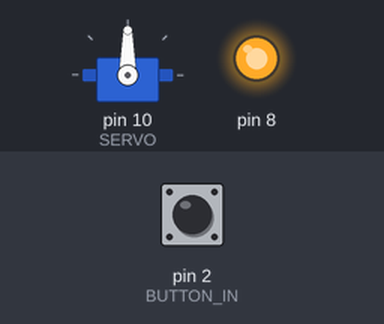
Recording of a program running on a simulated Arduino Uno, built with avr-gcc and run on an emulated ATmega328P. On the bench: servo, output pins drawn as LEDs (lit = HIGH). Inputs (shaded band) come from the test bench; at power-on: pin 2 (BUTTON_IN) HIGH.

Above: at 1.2 s.
1.3 s: pin 2 (BUTTON_IN) pulled LOW for 0.15 s
At 2.9 s:
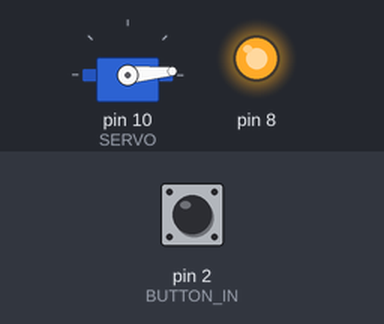
3.3 s: pin 2 (BUTTON_IN) pulled LOW for 1 s
At 4.5 s:
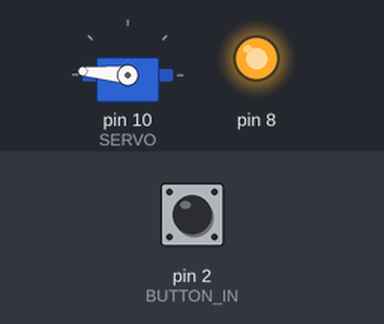
5.8 s: pin 2 (BUTTON_IN) pulled LOW for 3.2 s
At 7.6 s:
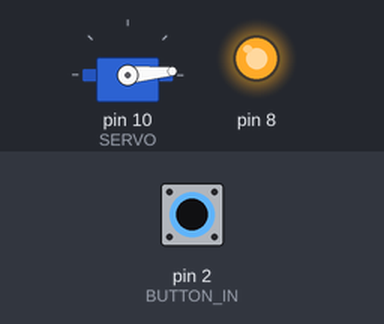
Timing chart, 0 to 9.1 s (numbered marks = the images above; inputs shaded):
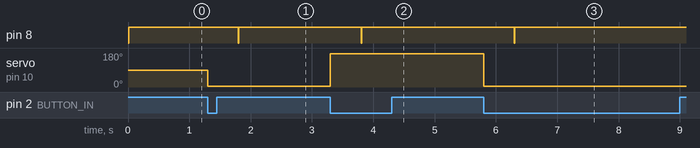

Measured:
- after the input at 1.3 s, pin 8: HIGH → LOW after 0.50 s, → HIGH 0.01 s later; servo on pin 10 (SERVO): 90° → 5° at once
- after the input at 3.3 s, pin 8: HIGH → LOW after 0.50 s, → HIGH 0.01 s later; servo on pin 10 (SERVO): 5° → 175° at once
- after the input at 5.8 s, pin 8: HIGH → LOW after 0.50 s, → HIGH 0.01 s later; servo on pin 10 (SERVO): 175° → 5° at once

The program:

main.cpp
```cpp
#include <Arduino.h>
#include <Servo.h>

// Pin to read for buttons value
#define BUTTON_IN 2
// Pin to command servo (PWM)
#define SERVO 10

// Positions
#define POSITIONA 5
#define POSITIONB 175

// Delays
#define DEBOUNCE 500
#define PRELOAD 10

Servo monServo;
int angleServo;

// Boolean to show if pin value has changed
// Because this value is changed in the interrupt, must declare as volatile,
// which tells the compiler to always read this from memory, not a register
volatile int pinChange=0; // Communicates from interrupt routine
volatile bool interr= false;

// Interrupt handler, this is called via the interrupt handler every
// time a change is detected on the button pin.  Best to do very little here.
void pinChangeRoutine() {
    pinChange = !pinChange;
    interr=true;
}

void preload(){
    digitalWrite(8,LOW);
    delay(PRELOAD);
    digitalWrite(8,HIGH);
}

void setup() {
    pinMode(BUTTON_IN, INPUT_PULLUP);
    pinMode(8,OUTPUT);
    monServo.attach(SERVO);

    preload();

    Serial.begin(9600);
    attachInterrupt(digitalPinToInterrupt(BUTTON_IN), pinChangeRoutine, FALLING);
}

void loop() {
    if(interr){
        angleServo = (pinChange?POSITIONA:POSITIONB);
        monServo.write(angleServo);
        delay(DEBOUNCE);
        interr=false;
        preload();
    }
}
```
